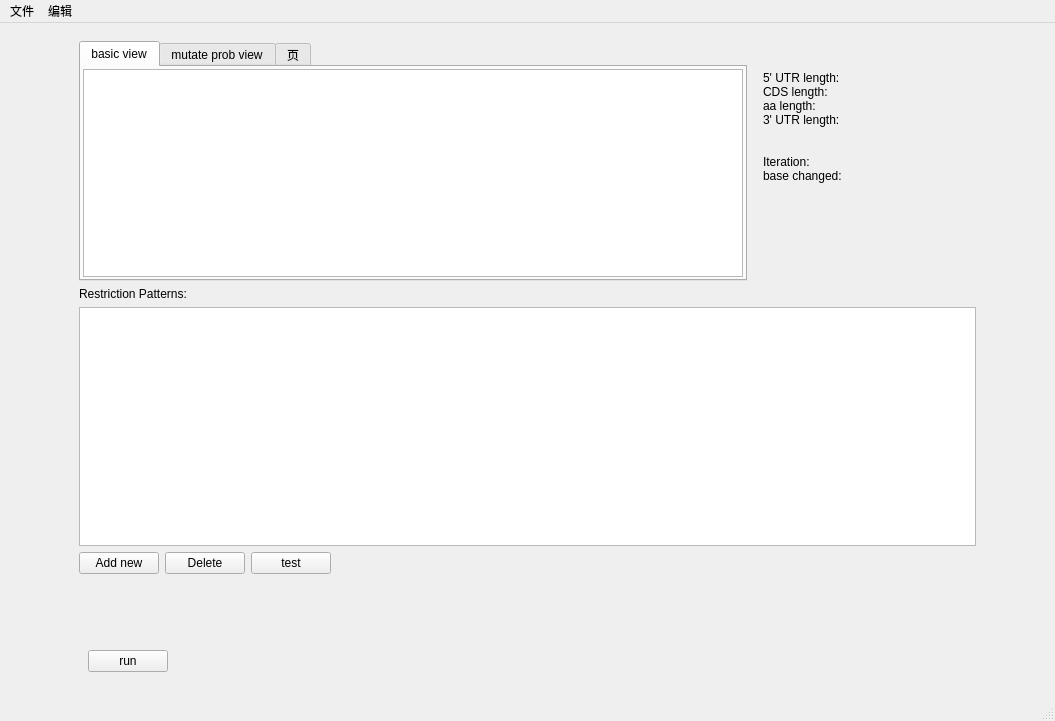
<?xml version="1.0" encoding="UTF-8"?>
<ui version="4.0">
 <class>NGSWindow</class>
 <widget class="QMainWindow" name="NGSWindow">
  <property name="geometry">
   <rect>
    <x>0</x>
    <y>0</y>
    <width>1055</width>
    <height>721</height>
   </rect>
  </property>
  <property name="windowTitle">
   <string>Codon Optimizer</string>
  </property>
  <widget class="QWidget" name="centralwidget">
   <layout class="QHBoxLayout" name="horizontalLayout_4" stretch="1,15,1">
    <item>
     <spacer name="horizontalSpacer_2">
      <property name="orientation">
       <enum>Qt::Horizontal</enum>
      </property>
      <property name="sizeType">
       <enum>QSizePolicy::Expanding</enum>
      </property>
      <property name="sizeHint" stdset="0">
       <size>
        <width>5</width>
        <height>20</height>
       </size>
      </property>
     </spacer>
    </item>
    <item>
     <widget class="QWidget" name="widget" native="true">
      <layout class="QVBoxLayout" name="verticalLayout" stretch="1,0,1,0,0,0">
       <item>
        <widget class="QWidget" name="widget_upper" native="true">
         <property name="minimumSize">
          <size>
           <width>70</width>
           <height>200</height>
          </size>
         </property>
         <layout class="QHBoxLayout" name="horizontalLayout_6" stretch="3,1">
          <property name="leftMargin">
           <number>0</number>
          </property>
          <property name="topMargin">
           <number>0</number>
          </property>
          <property name="rightMargin">
           <number>0</number>
          </property>
          <property name="bottomMargin">
           <number>0</number>
          </property>
          <item>
           <widget class="QTabWidget" name="tabWidget">
            <property name="currentIndex">
             <number>0</number>
            </property>
            <widget class="QWidget" name="tab_basic_view">
             <attribute name="title">
              <string>basic view</string>
             </attribute>
             <layout class="QHBoxLayout" name="horizontalLayout">
              <property name="leftMargin">
               <number>2</number>
              </property>
              <property name="topMargin">
               <number>2</number>
              </property>
              <property name="rightMargin">
               <number>2</number>
              </property>
              <property name="bottomMargin">
               <number>2</number>
              </property>
              <item>
               <widget class="QPlainTextEdit" name="plainTextEdit_sequence_display"/>
              </item>
             </layout>
            </widget>
            <widget class="QWidget" name="tab_mutate_prob_view">
             <attribute name="title">
              <string>mutate prob view</string>
             </attribute>
             <layout class="QHBoxLayout" name="horizontalLayout_3">
              <property name="leftMargin">
               <number>2</number>
              </property>
              <property name="topMargin">
               <number>2</number>
              </property>
              <property name="rightMargin">
               <number>2</number>
              </property>
              <property name="bottomMargin">
               <number>2</number>
              </property>
              <item>
               <widget class="QPlainTextEdit" name="plainTextEdit_sequence_display_2"/>
              </item>
             </layout>
            </widget>
            <widget class="QWidget" name="tab_RNA_structure">
             <attribute name="title">
              <string>页</string>
             </attribute>
            </widget>
           </widget>
          </item>
          <item>
           <widget class="QWidget" name="widget_4" native="true">
            <widget class="QLabel" name="label_2">
             <property name="geometry">
              <rect>
               <x>10</x>
               <y>30</y>
               <width>191</width>
               <height>191</height>
              </rect>
             </property>
             <property name="text">
              <string>5' UTR length: 
CDS length: 
aa length: 
3' UTR length: 


Iteration: 
base changed: 
</string>
             </property>
             <property name="alignment">
              <set>Qt::AlignLeading|Qt::AlignLeft|Qt::AlignTop</set>
             </property>
            </widget>
           </widget>
          </item>
         </layout>
        </widget>
       </item>
       <item>
        <widget class="QLabel" name="label">
         <property name="text">
          <string>Restriction Patterns:</string>
         </property>
        </widget>
       </item>
       <item>
        <widget class="QListWidget" name="listWidget">
         <property name="minimumSize">
          <size>
           <width>0</width>
           <height>40</height>
          </size>
         </property>
         <property name="spacing">
          <number>3</number>
         </property>
        </widget>
       </item>
       <item>
        <widget class="QWidget" name="widget_2" native="true">
         <layout class="QHBoxLayout" name="horizontalLayout_2">
          <property name="leftMargin">
           <number>0</number>
          </property>
          <property name="topMargin">
           <number>0</number>
          </property>
          <property name="rightMargin">
           <number>0</number>
          </property>
          <property name="bottomMargin">
           <number>0</number>
          </property>
          <item>
           <widget class="QPushButton" name="pushButton_add_restriction_pattern">
            <property name="text">
             <string>Add new</string>
            </property>
           </widget>
          </item>
          <item>
           <widget class="QPushButton" name="pushButton_delete_restriction_pattern">
            <property name="text">
             <string>Delete</string>
            </property>
           </widget>
          </item>
          <item>
           <widget class="QPushButton" name="pushButton_test">
            <property name="text">
             <string>test</string>
            </property>
           </widget>
          </item>
          <item>
           <spacer name="horizontalSpacer">
            <property name="orientation">
             <enum>Qt::Horizontal</enum>
            </property>
            <property name="sizeHint" stdset="0">
             <size>
              <width>40</width>
              <height>20</height>
             </size>
            </property>
           </spacer>
          </item>
         </layout>
        </widget>
       </item>
       <item>
        <widget class="QWidget" name="widget_controls" native="true">
         <property name="sizePolicy">
          <sizepolicy hsizetype="Preferred" vsizetype="Minimum">
           <horstretch>0</horstretch>
           <verstretch>0</verstretch>
          </sizepolicy>
         </property>
         <layout class="QGridLayout" name="gridLayout" columnstretch="0,0,0">
          <property name="leftMargin">
           <number>0</number>
          </property>
          <property name="topMargin">
           <number>0</number>
          </property>
          <property name="rightMargin">
           <number>0</number>
          </property>
          <property name="bottomMargin">
           <number>0</number>
          </property>
          <property name="horizontalSpacing">
           <number>24</number>
          </property>
          <property name="verticalSpacing">
           <number>15</number>
          </property>
          <item row="0" column="1">
           <widget class="CentralizedSlider" name="CentralizedSlideBar_GC_3" native="true">
            <property name="minimumSize">
             <size>
              <width>260</width>
              <height>20</height>
             </size>
            </property>
           </widget>
          </item>
          <item row="0" column="0">
           <widget class="CentralizedSlider" name="CentralizedSlideBar_GC" native="true">
            <property name="sizePolicy">
             <sizepolicy hsizetype="Preferred" vsizetype="Minimum">
              <horstretch>0</horstretch>
              <verstretch>0</verstretch>
             </sizepolicy>
            </property>
            <property name="minimumSize">
             <size>
              <width>260</width>
              <height>20</height>
             </size>
            </property>
           </widget>
          </item>
          <item row="0" column="2">
           <widget class="CentralizedSlider" name="CentralizedSlideBar_GC_2" native="true">
            <property name="minimumSize">
             <size>
              <width>260</width>
              <height>20</height>
             </size>
            </property>
           </widget>
          </item>
          <item row="1" column="0">
           <widget class="CentralizedSlider" name="CentralizedSlideBar_GC_4" native="true">
            <property name="sizePolicy">
             <sizepolicy hsizetype="Preferred" vsizetype="Minimum">
              <horstretch>0</horstretch>
              <verstretch>0</verstretch>
             </sizepolicy>
            </property>
            <property name="minimumSize">
             <size>
              <width>260</width>
              <height>20</height>
             </size>
            </property>
           </widget>
          </item>
         </layout>
        </widget>
       </item>
       <item>
        <widget class="QWidget" name="widget_3" native="true">
         <layout class="QHBoxLayout" name="horizontalLayout_5">
          <item>
           <widget class="QPushButton" name="pushButton">
            <property name="text">
             <string>run</string>
            </property>
           </widget>
          </item>
          <item>
           <spacer name="horizontalSpacer_4">
            <property name="orientation">
             <enum>Qt::Horizontal</enum>
            </property>
            <property name="sizeHint" stdset="0">
             <size>
              <width>40</width>
              <height>20</height>
             </size>
            </property>
           </spacer>
          </item>
         </layout>
        </widget>
       </item>
      </layout>
     </widget>
    </item>
    <item>
     <spacer name="horizontalSpacer_3">
      <property name="orientation">
       <enum>Qt::Horizontal</enum>
      </property>
      <property name="sizeHint" stdset="0">
       <size>
        <width>5</width>
        <height>20</height>
       </size>
      </property>
     </spacer>
    </item>
   </layout>
  </widget>
  <widget class="QMenuBar" name="menubar">
   <property name="geometry">
    <rect>
     <x>0</x>
     <y>0</y>
     <width>1055</width>
     <height>21</height>
    </rect>
   </property>
   <widget class="QMenu" name="menu_file">
    <property name="title">
     <string>文件</string>
    </property>
    <addaction name="action_new"/>
   </widget>
   <widget class="QMenu" name="menu_edit">
    <property name="title">
     <string>编辑</string>
    </property>
    <addaction name="action_set_as_CDS"/>
   </widget>
   <addaction name="menu_file"/>
   <addaction name="menu_edit"/>
  </widget>
  <widget class="QStatusBar" name="statusbar"/>
  <action name="action_new">
   <property name="text">
    <string>new file</string>
   </property>
  </action>
  <action name="action_set_as_CDS">
   <property name="text">
    <string>set as CDS</string>
   </property>
  </action>
 </widget>
 <customwidgets>
  <customwidget>
   <class>CentralizedSlider</class>
   <extends>QWidget</extends>
   <header location="global">centralizedslider.h</header>
   <container>1</container>
  </customwidget>
 </customwidgets>
 <resources/>
 <connections/>
 <designerdata>
  <property name="gridDeltaX">
   <number>10</number>
  </property>
  <property name="gridDeltaY">
   <number>10</number>
  </property>
  <property name="gridSnapX">
   <bool>true</bool>
  </property>
  <property name="gridSnapY">
   <bool>true</bool>
  </property>
  <property name="gridVisible">
   <bool>true</bool>
  </property>
 </designerdata>
</ui>
